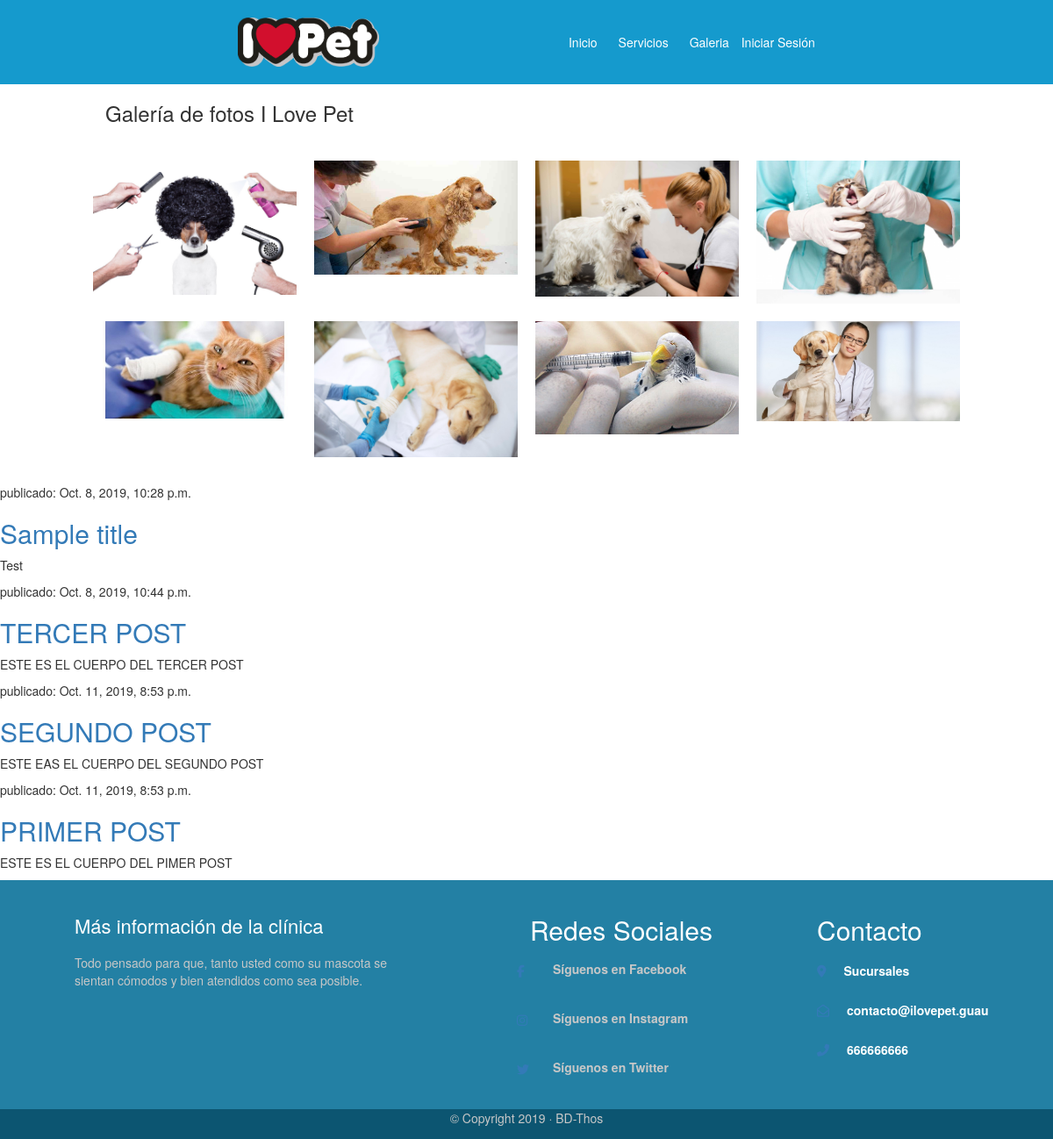
The page / on the database its author committed.
### blog/models.py (models this page shows, shortened)
class Post(models.Model):
    author = models.ForeignKey('auth.User', on_delete=models.CASCADE)
    title = models.CharField(max_length=200)
    text = models.TextField()
    created_date = models.DateTimeField(
            default=timezone.now)
    published_date = models.DateTimeField(
            blank=True, null=True)

### blog/views.py (the view)
# urls.py: path('', views.post_list, name='Galery'),
def post_list(request):
    posts = Post.objects.filter(published_date__lte=timezone.now()).order_by('published_date')
    return render(request, 'blog/I.LOVE.PET/Galery.html', {'posts': posts})

### blog/templates/blog/I.LOVE.PET/Galery.html (shortened to what this page needs)
{% load static %}
<!DOCTYPE html>
<html lang="es">
<head>
    <link rel="stylesheet" href="{% static 'css/lightbox2-2.11.1/dist/css/lightbox.min.css' %}">
    <link rel="stylesheet" href="{% static 'css/js/slick/slick.css' %}">
    <link rel="stylesheet" href="{% static 'css/js/slick/slick-theme.css' %}">
    <link rel="stylesheet" href="{% static 'css/galery.css' %}">
    <link rel="stylesheet" href="{% static 'css/index.css' %}">
    <link rel="stylesheet" href="//maxcdn.bootstrapcdn.com/bootstrap/3.2.0/css/bootstrap.min.css">
    <link rel="stylesheet" href="//maxcdn.bootstrapcdn.com/bootstrap/3.2.0/css/bootstrap-theme.min.css">
</head>
<body>
    <header class="header">
        <div class="container l-nav-container">
            <div class="logo">
                <img src="imagenes/Logo-I-love-Pet.png" width="100%" opacity=".1">
            </div>
            <nav class="navegacion">
                <ul>
                    <li><a href="index.html">Inicio</a></li>
                    <li><a href="">Servicios</a></li>
                    <li><a href="Galery.html">Galeria</a></li>
                    <a class="abrir-modal" id="abrirM">Iniciar Sesión</a>
                </ul>
            </nav>
        </div>
    </header>
    <div class="ttl">
        <h3>Galería de fotos I Love Pet</h3>
    </div>
    <div class="galery">
        <a class="galery_item" href="Imagenes/imagen1.jpg" data-lightbox="example-set" data-title="Todos nuestros servicios para perros incluyen baño, champú especifico,
            limpieza de oídos y glándulas, corte de uñas, cliperwork y limpieza de plantares.">
            <img class="example-image" src="Imagenes/imagen1.jpg" alt="" />
        </a>
        <a class="galery_item" href="Imagenes/imagen1a.jpg" data-lightbox="example-set" data-title="Todos nuestros servicios para perros incluyen baño, champú especifico,
            limpieza de oídos y glándulas, corte de uñas, cliperwork y limpieza de plantares.">
            <img class="example-image" src="Imagenes/imagen1a.jpg" alt="" />
        </a>
        <a class="galery_item" href="Imagenes/imagen1d.jpg" data-lightbox="example-set" data-title="Todos nuestros servicios para perros incluyen baño, champú especifico,
            limpieza de oídos y glándulas, corte de uñas, cliperwork y limpieza de plantares.">
            <img class="example-image" src="Imagenes/imagen1d.jpg" alt="" />
        </a>
        <a class="galery_item" href="Imagenes/imagen2.jpg" data-lightbox="example-set"
            data-title="Te ofrecemos: A tu mascota, el mejor cuidado.">
            <img class="example-image" src="Imagenes/imagen2.jpg" alt="" />
        </a>
        <a class="galery_item" href="Imagenes/imagen3b.jpg" data-lightbox="example-set"
            data-title="Te ofrecemos: A ti, asesoramiento personalizado.">
            <img class="example-image" src="Imagenes/imagen3b.jpg" alt="" />
        </a>
        <a class="galery_item" href="Imagenes/imagen4.jpg" data-lightbox="example-set" data-title=".">
            <img class="example-image" src="Imagenes/imagen4.jpg" alt="" />
        </a>
        <a class="galery_item" href="Imagenes/imagen4a.jpg" data-lightbox="example-set" data-title=".">
            <img class="example-image" src="Imagenes/imagen4a.jpg" alt="" />
        </a>
        <a class="galery_item" href="Imagenes/imagen11.jpg" data-lightbox="example-set" data-title=".">
            <img class="example-image" src="Imagenes/imagen11.jpg" alt="" />
        </a>
    </div>
    <div class="ejemplo">
        {% for post in posts %}
        <div>
            <p> publicado: {{ post.published_date }}</p>
            <h2><a href="">{{ post.title }}</a></h2>
            <p>{{ post.text|linebreaksbr }}</p>
        </div>
        {% endfor %}
    </div>
    <footer class="footer">
        <div class="container">
            <div class="container-total">
                <div class="columna1">
                    <h2>Más información de la clínica</h2>
                    <p>Todo pensado para que, tanto usted como su mascota se sientan cómodos y
                        bien atendidos como sea posible.</p>
                </div>
                <div class="columna2">
                    <h2>Redes Sociales</h2>
                    <div class="row">
                        <a class="iconS">
                            <i class="fab fa-facebook-f"></i>
                        </a>
                        <label>Síguenos en Facebook </label>
                    </div>
                    <div class="row">
                        <a class="iconS">
                            <i class="fab fa-instagram"></i>
                        </a>
                        <label>Síguenos en Instagram </label>
                    </div>
                    <div class="row">
                        <a class="iconS">
                            <i class="fab fa-twitter"></i>
                        </a>
                        <label>Síguenos en Twitter</label>
                    </div>
                </div>
                <div class="columna3">
                    <h2>Contacto</h2>
                    <div class="rowC">
                        <a class="iconC">
                            <i class="fas fa-map-marker-alt"></i>
                        </a>
                        <label href="">Sucursales</label>
                    </div>
                    <div class="rowC">
                        <a class="iconC">
                            <i class="far fa-envelope-open"></i>
                        </a>
                        <label>contacto@ilovepet.guau</label>
                    </div>
                    <div class="rowC">
                        <a class="iconC">
                            <i class="fas fa-phone-alt"></i>
                        </a>
                        <label>666666666</label>
                    </div>
                </div>
            </div>
        </div>
        <div class="container-copy">
            <div class="copyright">
                <p>© Copyright 2019 · BD-Thos</p>
            </div>
        </div>
    </footer>
</body>
</html>

### blog/static/css/galery.css (style rules this page uses)
* { box-sizing: border-box; }
.ttl { margin-left: 10%; }
img { display: block; max-width: 100%;; }
.galery { padding: 20px; display: flex; flex-wrap: wrap; justify-content: center; }
.galery_item { width: 80%; cursor: pointer; }
@media (min-width:320px) { .galery_item { margin: 5px; } }
@media (min-width:375px) { .galery_item { margin: 5px; } }
@media (min-width:425px) { .galery_item { margin: 5px; } }
@media (min-width:580px) { .galery_item { width: 50%; margin: 5px; } }
@media (min-width:760px) { .galery_item { width: 30%; } }
@media (min-width:1024px) { .galery_item { width: 20%; margin: 10px; } }

### blog/static/css/index.css (style rules this page uses)
body { font-family: 'Trebuchet MS', 'Lucida Sans Unicode', 'Lucida Grande', 'Lucida Sans', Arial, sans-serif; margin: 0; padding: 0; }
.logo { width: 15%; }
.container { width: 90%; max-width: 1100px; margin: 0 auto; }
.header { background: #159ACD; justify-content: space-between; padding: 2rem 0; left: 0; top: 0; right: 0; }
.header a { color: white; text-decoration: none; }
.l-nav-container { display: flex; justify-content: space-between; align-items: center; flex-wrap: wrap; }
.navegacion ul { margin: 0; padding: 0; list-style: none; }
.navegacion ul li { display: inline-block; }
.navegacion ul li a { display: block; padding: 0.5rem 1rem; transition: 0.5s; }
footer { background: #2380A4; color: white; }
.container-total { display: flex; justify-content: space-between; padding: 20px; }
.columna1 { max-width: 400px; }
.columna1 h2 { font-size: 22px; }
.columna1 p { font-size: 14px; color: #c7c7c7; margin-top: 20px; }
.columna2 { max-width: 400px; }
.row { margin-top: 20px; display: flex; }
.row label { display: flex ; }
.row .iconS { width: 36px; height: 36px; }
.row label { margin-top: -2px; margin-left: 5px; color: #c7c7c7; }
.columna3 { max-width: 400px; }
.rowC { margin-top: 20px; display: flex; }
.rowC label { margin-left: 20px; max-width: 150px; }
.container-copy { width: 100%; background: #0C5571; padding-bottom: 4px; }
.copyright p { text-align: center; color: #c7c7c7; }

### rows shown on the page
Post: published_date "Oct. 8, 2019, 10:28 p.m.", title "Sample title", text "Test"
Post: published_date "Oct. 8, 2019, 10:44 p.m.", title "TERCER POST", text "ESTE ES EL CUERPO DEL TERCER POST"
Post: published_date "Oct. 11, 2019, 8:53 p.m.", title "SEGUNDO POST", text "ESTE EAS EL CUERPO DEL SEGUNDO POST"
Post: published_date "Oct. 11, 2019, 8:53 p.m.", title "PRIMER POST", text "ESTE ES EL CUERPO DEL PIMER POST"
